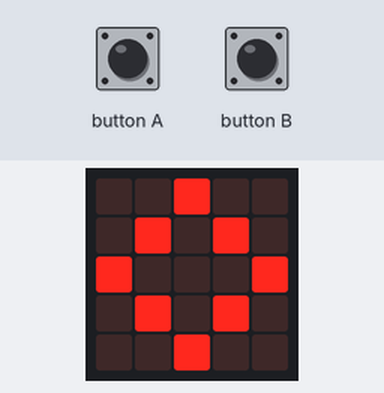
Bench run of a program on a simulated BBC micro:bit (MakeCode). Shown: the board's 5×5 LED display. The inputs (shaded band) are chosen by the test bench.

Above: at 1.6 s.
1.7 s: button A pressed for 0.15 s
At 2.44 s:
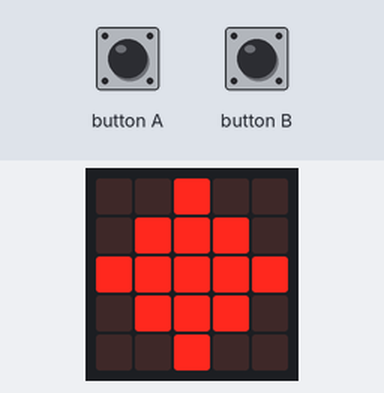
4.1 s: button B pressed for 0.15 s
At 4.8 s:
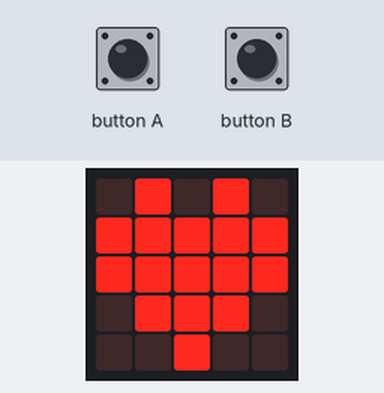
Timing chart, 0 to 7.1 s (numbered marks = the images above; inputs shaded):
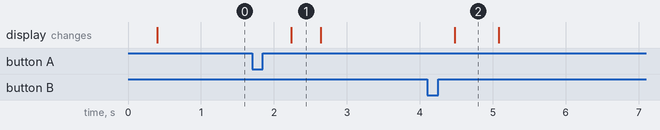

The program:

main.ts
```typescript
input.onButtonPressed(Button.A, function () {
    basic.showLeds(`
        . . # . .
        . # # # .
        # # # # #
        . # # # .
        . . # . .
        `)
})
input.onButtonPressed(Button.B, function () {
    basic.showIcon(IconNames.Heart)
})
basic.showLeds(`
    # . . . #
    # # . # #
    # . # . #
    # . . . #
    # . . . #
    `)
basic.forever(function () {
    basic.showIcon(IconNames.Diamond)
})
```

test.ts
```typescript
// testene settes inn her; disse vil ikke kompilert så lenge denne pakken blir brukt som en utvidelse.
```

Measured:
- after the input at 1.7 s, the display: changes after 0.54 s (image 1)
- after the input at 4.1 s, the display: changes after 0.38 s (image 2)
- what the display in image 1 shows lasts 0.4 s, from 2.2 s to 2.6 s
- what the display in image 2 shows lasts 0.6 s, from 4.5 s to 5.1 s
